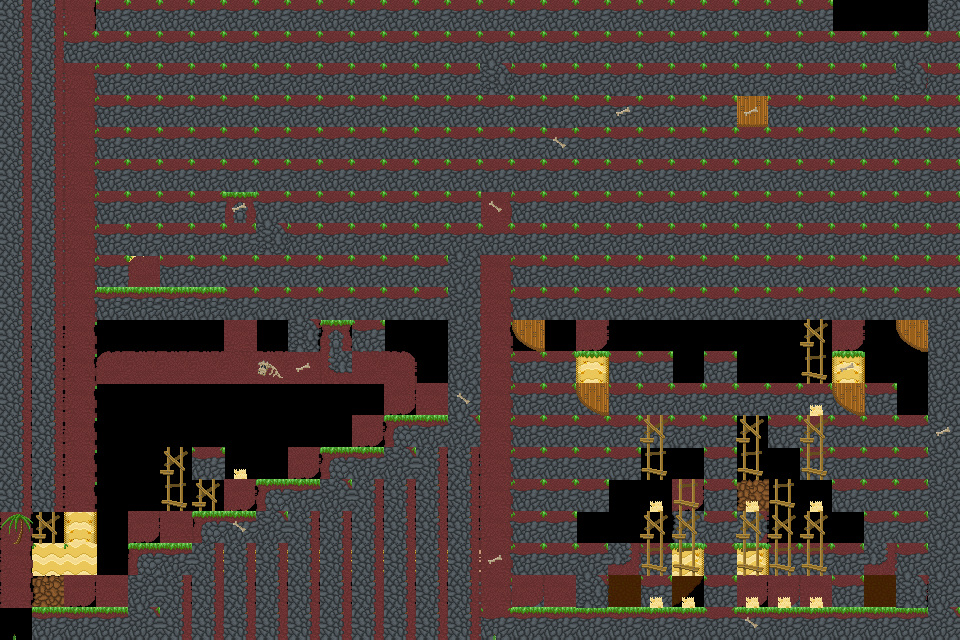

This game map was drawn from its Tiled (.tmx) file and the tilesets committed beside it. A one-line description and the trimmed map source follow:
An orthogonal 30x20 tile map with 32x32 px tiles, 4 tile layers (background, main, foreground, hidden), 5 tilesets and 97 objects (35x veggie, 15x spike, 4x walking_enemy, 2x door, 2x treetop_palm, ...).

<map version="1.0" orientation="orthogonal" width="30" height="20" tilewidth="32" tileheight="32">
 <properties>
  <property name="hints" value="" />
  <property name="time_to_beat" value="30" />
 </properties>
 <tileset firstgid="1" name="grass_level" tilewidth="32" tileheight="32">
  <image source="../../sprites/tilesets/34tile.png" width="544" height="306" />
 </tileset>
 <tileset firstgid="154" name="object_tilemap_32" tilewidth="32" tileheight="32">
  <image source="../../sprites/tilesets/object_tilemap_32.png" width="160" height="160" />
  <tile id="0">
   <properties>
    <property name="item_no" value="5" />
    <property name="type" value="costume_head" />
   </properties>
  </tile>
  <tile id="1">
   <properties>
    <property name="spawn" value="spawn" />
   </properties>
  </tile>
  <tile id="2">
   <properties>
    <property name="goal" value="goal" />
   </properties>
  </tile>
  <tile id="3">
   <properties>
    <property name="name" value="pig" />
   </properties>
  </tile>
  <tile id="4">
   <properties>
    <property name="direction" value="left" />
    <property name="name" value="walking_enemy" />
   </properties>
  </tile>
 </tileset>
 <tileset firstgid="179" name="object_tilemap_16" tilewidth="16" tileheight="16">
  <image source="../../sprites/tilesets/object_tilemap_16.png" width="64" height="48" />
 </tileset>
 <tileset firstgid="191" name="treetops_big_96" tilewidth="96" tileheight="64">
  <image source="../../sprites/objects/scenery/treetops_big_96.png" trans="ff00ff" width="192" height="64" />
 </tileset>
 <tileset firstgid="193" name="34tile_beach_temp" tilewidth="33" tileheight="33" spacing="1" margin="1">
  <image source="../../sprites/tilesets/34tile_beach_temp.png" width="714" height="306" />
 </tileset>
 <layer name="background" width="30" height="20">
  <properties>
   <property name="background" value="background" />
  </properties>
  <data>[600 cells, 454 non-empty, 14 distinct tile ids]</data>
 </layer>
 <layer name="main" width="30" height="20">
  <data>[600 cells, 462 non-empty, 45 distinct tile ids]</data>
 </layer>
 <layer name="foreground" width="30" height="20">
  <properties>
   <property name="foreground" value="foreground" />
  </properties>
  <data>[600 cells, 321 non-empty, 9 distinct tile ids]</data>
 </layer>
 <layer name="hidden" width="30" height="20">
  <data>[600 cells, 84 non-empty, 9 distinct tile ids]</data>
 </layer>
 <objectgroup color="#e70000" name="hard-blocks" width="30" height="20">
  <object x="832" y="352" width="32" height="32" />
  <object x="896" y="288" width="32" height="32" />
  <object x="800" y="224" width="32" height="32" />
  <object x="704" y="192" width="32" height="32" />
  <object x="608" y="224" width="32" height="32" />
  <object x="576" y="352" width="32" height="32" />
  <object x="512" y="288" width="32" height="32" />
  <object x="448" y="96" width="64" height="192" />
  <object x="0" y="608" width="960" height="32" />
  <object x="928" y="0" width="32" height="608" />
  <object x="0" y="0" width="32" height="608" />
  <object x="896" y="96" width="32" height="32" />
  <object x="32" y="0" width="64" height="96" />
  <object x="64" y="128" width="32" height="416" />
  <object x="448" y="320" width="64" height="288" />
  <object x="96" y="128" width="32" height="32" />
  <object x="288" y="64" width="32" height="32" />
  <object x="288" y="128" width="32" height="32" />
  <object x="224" y="192" width="32" height="64" />
  <object x="128" y="256" width="320" height="32" />
  <object x="96" y="352" width="320" height="32" />
  <object x="320" y="320" width="32" height="32" />
  <object x="128" y="544" width="320" height="32" />
  <object x="192" y="512" width="256" height="32" />
  <object x="256" y="480" width="192" height="32" />
  <object x="320" y="448" width="128" height="32" />
  <object x="384" y="416" width="64" height="32" />
 </objectgroup>
 <objectgroup color="#0055ff" name="soft-blocks" width="30" height="20">
  <object x="416" y="128" width="32" height="32" />
 </objectgroup>
 <objectgroup name="objects-32px" width="30" height="20">
  <object name="goal" gid="156" x="32" y="576" />
  <object name="walking_enemy" gid="158" x="736" y="512">
   <properties>
    <property name="bound_to_platform" value="true" />
    <property name="direction" value="left" />
   </properties>
  </object>
  <object name="door" gid="165" x="64" y="128">
   <properties>
    <property name="color" value="yellow" />
   </properties>
  </object>
  <object name="walking_enemy" gid="158" x="288" y="256">
   <properties>
    <property name="bound_to_platform" value="true" />
    <property name="direction" value="left" />
   </properties>
  </object>
  <object name="door" gid="164" x="128" y="608">
   <properties>
    <property name="color" value="blue" />
   </properties>
  </object>
  <object name="walking_enemy" gid="158" x="832" y="608">
   <properties>
    <property name="bound_to_platform" value="true" />
    <property name="direction" value="left" />
   </properties>
  </object>
  <object name="walking_enemy" gid="158" x="576" y="608">
   <properties>
    <property name="bound_to_platform" value="true" />
    <property name="direction" value="left" />
   </properties>
  </object>
  <object name="treetop_palm" gid="177" x="864" y="544">
   <properties>
    <property name="position" value="front" />
   </properties>
  </object>
  <object name="treetop_palm" gid="177" x="608" y="544">
   <properties>
    <property name="position" value="front" />
   </properties>
  </object>
 </objectgroup>
 <objectgroup name="objects-16px" width="30" height="20">
  <object name="veggie" gid="182" x="470" y="89" />
  <object name="veggie" gid="182" x="711" y="566" />
  <object name="spike" gid="186" x="513" y="116" />
  <object name="spike" gid="186" x="539" y="116" />
  <object name="spike" gid="186" x="583" y="86" />
  <object name="spike" gid="186" x="618" y="87" />
  <object name="spike" gid="186" x="602" y="102" />
  <object name="spike" gid="186" x="580" y="130" />
  <object name="spike" gid="186" x="567" y="111" />
  <object name="spike" gid="186" x="529" y="142" />
  <object name="key" gid="183" x="903" y="89">
   <properties>
    <property name="color" value="yellow" />
   </properties>
  </object>
  <object name="veggie" gid="182" x="296" y="58" />
  <object name="veggie" gid="182" x="103" y="120" />
  <object name="veggie" gid="182" x="295" y="121" />
  <object name="veggie" gid="182" x="232" y="184" />
  <object name="veggie" gid="182" x="426" y="122" />
  <object name="veggie" gid="182" x="329" y="247" />
  <object name="veggie" gid="182" x="391" y="246" />
  <object name="veggie" gid="182" x="265" y="248" />
  <object name="spike" gid="186" x="129" y="352" />
  <object name="spike" gid="186" x="149" y="359" />
  <object name="spike" gid="186" x="194" y="304" />
  <object name="spike" gid="186" x="233" y="357" />
  <object name="spike" gid="186" x="305" y="351" />
  <object name="spike" gid="186" x="291" y="357" />
  <object name="veggie" gid="182" x="193" y="339" />
  <object name="veggie" gid="182" x="264" y="338" />
  <object name="veggie" gid="182" x="327" y="312" />
  <object name="veggie" gid="182" x="393" y="345" />
  <object name="key" gid="184" x="487" y="313">
   <properties>
    <property name="color" value="blue" />
   </properties>
  </object>
  <object name="chest" gid="154" x="416" y="608">
   <properties>
    <property name="item_no" value="6" />
    <property name="type" value="costume_head" />
   </properties>
  </object>
  <object name="veggie" gid="182" x="136" y="247" />
  <object name="veggie" gid="182" x="328" y="442" />
  <object name="veggie" gid="182" x="263" y="475" />
  </objectgroup>
 <objectgroup name="treetop_big" width="30" height="20" />
 <objectgroup name="sand-blocks" width="30" height="20">
  <!-- 6 objects omitted --></objectgroup>
</map>
<!-- 26 of 97 objects omitted -->
